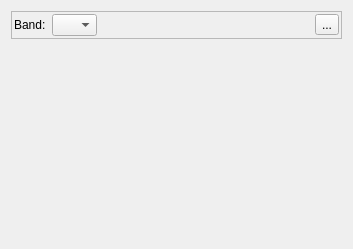
<?xml version="1.0" encoding="UTF-8"?>
<ui version="4.0">
 <class>RasterHistogramWidgetForm</class>
 <widget class="QWidget" name="RasterHistogramWidgetForm">
  <property name="geometry">
   <rect>
    <x>0</x>
    <y>0</y>
    <width>353</width>
    <height>249</height>
   </rect>
  </property>
  <property name="windowTitle">
   <string>Form</string>
  </property>
  <layout class="QGridLayout" name="gridLayout_4">
   <item row="0" column="0">
    <layout class="QGridLayout" name="gridLayout_3">
     <item row="0" column="0">
      <widget class="QFrame" name="frame">
       <property name="frameShape">
        <enum>QFrame::StyledPanel</enum>
       </property>
       <property name="frameShadow">
        <enum>QFrame::Sunken</enum>
       </property>
       <layout class="QGridLayout" name="gridLayout_2">
        <property name="leftMargin">
         <number>2</number>
        </property>
        <property name="topMargin">
         <number>2</number>
        </property>
        <property name="rightMargin">
         <number>2</number>
        </property>
        <property name="bottomMargin">
         <number>2</number>
        </property>
        <item row="0" column="0">
         <layout class="QGridLayout" name="gridLayout">
          <item row="0" column="0">
           <widget class="QLabel" name="label">
            <property name="text">
             <string>Band:</string>
            </property>
           </widget>
          </item>
          <item row="0" column="1">
           <widget class="QComboBox" name="m_bandComboBox">
            <property name="maximumSize">
             <size>
              <width>45</width>
              <height>16777215</height>
             </size>
            </property>
           </widget>
          </item>
          <item row="0" column="2">
           <spacer name="horizontalSpacer">
            <property name="orientation">
             <enum>Qt::Horizontal</enum>
            </property>
            <property name="sizeType">
             <enum>QSizePolicy::MinimumExpanding</enum>
            </property>
            <property name="sizeHint" stdset="0">
             <size>
              <width>20</width>
              <height>20</height>
             </size>
            </property>
           </spacer>
          </item>
          <item row="0" column="3">
           <widget class="QToolButton" name="m_applyToolButton">
            <property name="text">
             <string>...</string>
            </property>
           </widget>
          </item>
         </layout>
        </item>
       </layout>
      </widget>
     </item>
     <item row="1" column="0">
      <widget class="QWidget" name="m_widget" native="true">
       <property name="sizePolicy">
        <sizepolicy hsizetype="MinimumExpanding" vsizetype="MinimumExpanding">
         <horstretch>0</horstretch>
         <verstretch>0</verstretch>
        </sizepolicy>
       </property>
      </widget>
     </item>
    </layout>
   </item>
  </layout>
 </widget>
 <tabstops>
  <tabstop>m_bandComboBox</tabstop>
 </tabstops>
 <resources/>
 <connections/>
</ui>
